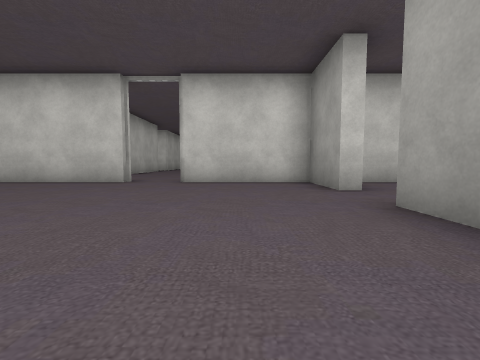
view 1 (above)

15 first-person views from a walk through a 3-D level made in the Unity game engine. The camera is 0.45 m above the floor, tilts 4° down and sees 90° across. Doors are open. The floor is counted in squares, 1 m on a side. Each view is taken from the middle of a square. On the plan, view 1 faces up. The plan holds only what a view shows up to about 9 squares ahead; the rest is blank. The place goes on beyond the plan. Some surface patterns are stand-ins.

view 2
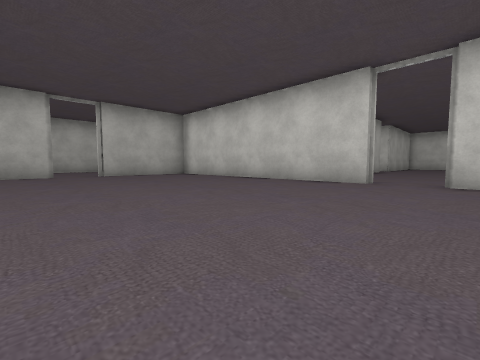

view 3
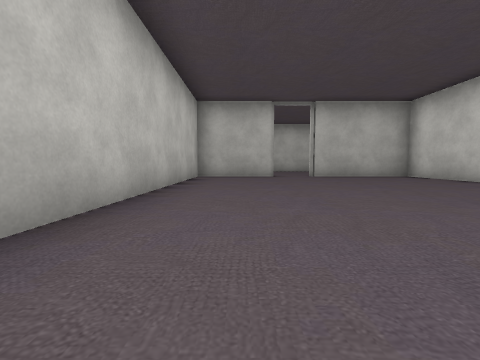

view 4
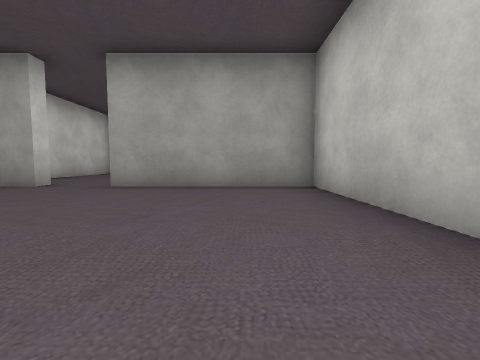

view 5
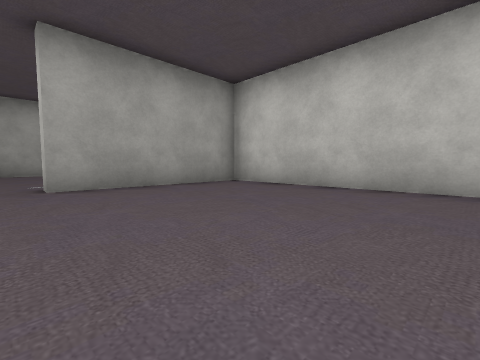

view 6
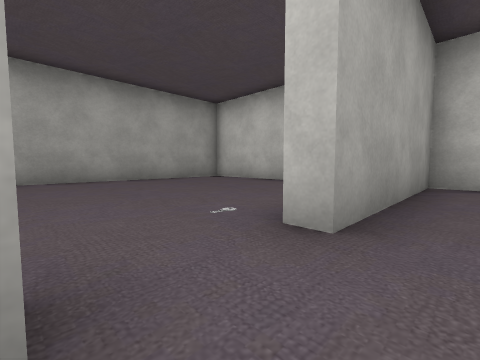

view 7
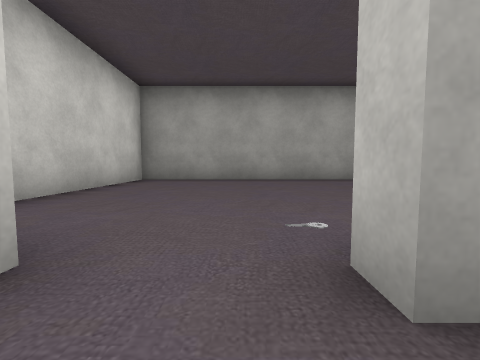

view 8
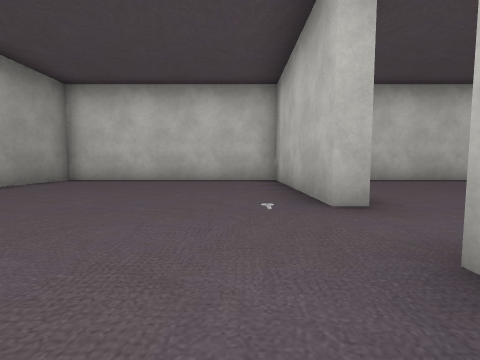

view 9
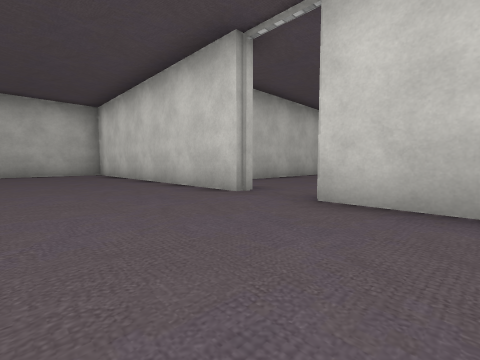

view 10
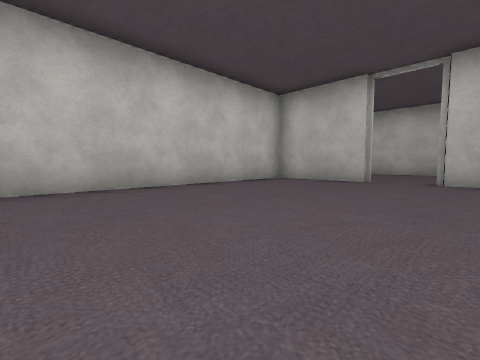

view 11
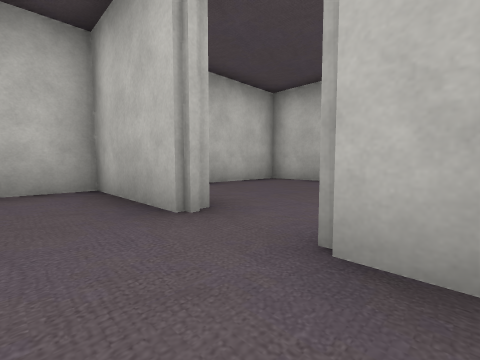

view 12
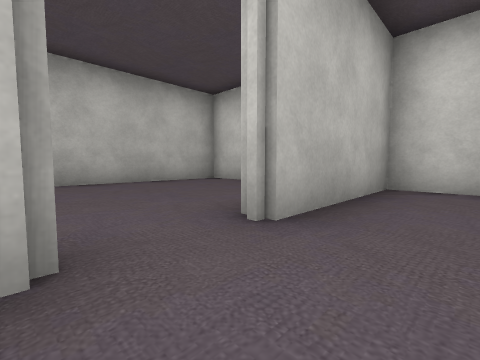

view 13
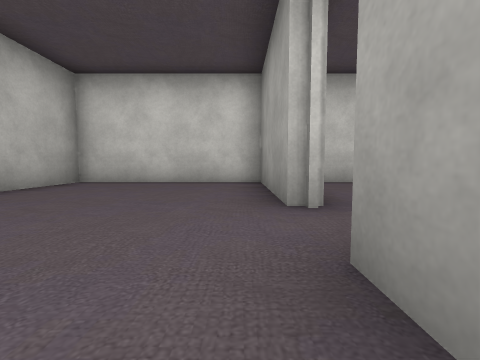

view 14
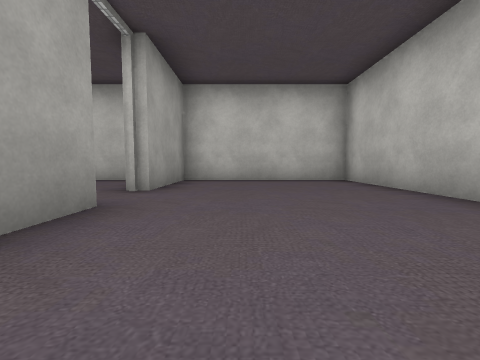

view 15
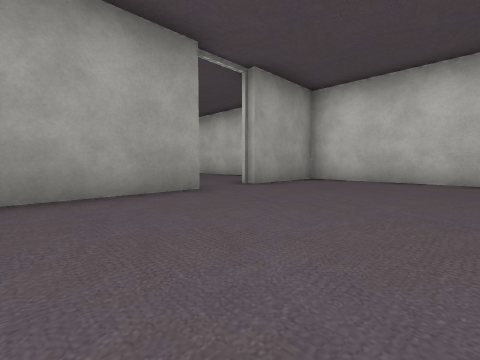

### Floor plan
Ten units are one square. View 1 is at (0, 0); x grows to the right and y downward. Boxes are objects, and circles mark ways between rooms. Rooms are numbered by the first view taken in them; rooms with no view inside come last. Other rooms are left out.
<svg viewBox="-153 -65 234 84">
<path fill="none" stroke="#000" d="M-28 -57 -101 -57 -101 -25M16 -40 16 -57 -15 -57M-101 -11 -101 14 16 14 16 -25M16 -25 20 -25 20 14 76 14 76 -57 29 -57M21 -40 16 -40M-105 -25 -105 -57 -148 -57 -148 14 -105 14 -105 -11"/>
<circle cx="20" cy="-30" r="3" fill="#2a7"/>
<circle cx="-100" cy="-20" r="3" fill="#2a7"/>
<text x="-40" y="-20">1</text>
<text x="50" y="-20">2</text>
<text x="-130" y="-20">3</text>
</svg>
Room 1 opens to room 2. Room 1 opens to room 3.

Where each view was taken, in squares from view 1:
view 1: 0 up, 0 right, facing up
view 2: 0 up, 1 left, facing up-left
view 3: 0 up, 2 left, facing left
view 4: 0 up, 3 left, facing right
view 5: 3 up, 3 left, facing down-right
view 6: 4 up, 1 right, facing down-right
view 7: 3 up, 1 right, facing right
view 8: 5 up, 3 right, facing down
view 9: 3 up, 0 right, facing up-left
view 10: 3 up, 4 left, facing down-left
view 11: 3 up, 9 left, facing down-left
view 12: 1 up, 9 left, facing up-left
view 13: 0 up, 11 left, facing up
view 14: 5 up, 12 left, facing down
view 15: 5 up, 14 left, facing down-right
